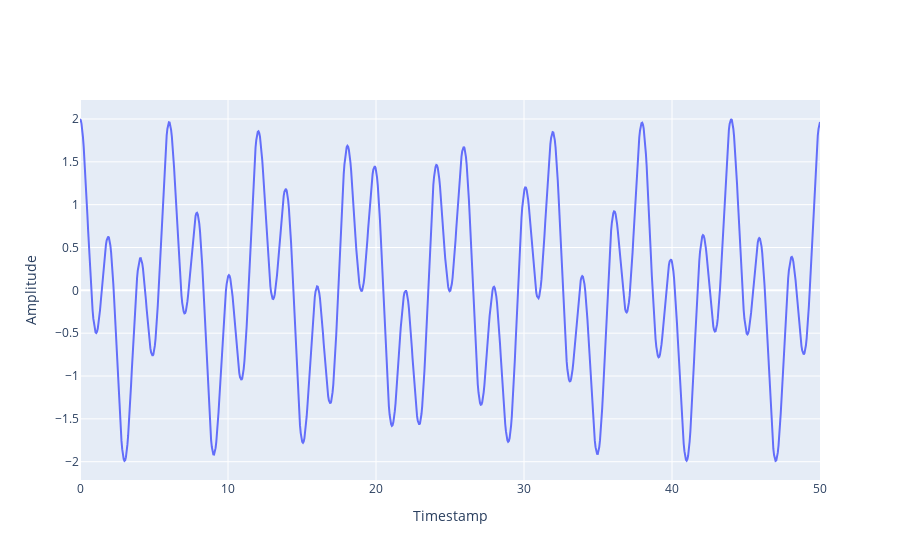

The notebook cell this image was saved under:
### Code cell
fig = go.Figure(data=go.Scatter(x=x_nonperiodic, y=serie))
fig.update_layout(xaxis_title="Timestamp", yaxis_title="Amplitude")
fig.show()

### Figure 1 — Plotly figure (JSON) as saved in the notebook; plotly's stock layout.template omitted (floating-point values rounded to 4 significant figures; data arrays with more than 128 entries replaced by an {"elided": "..."} marker saying what was removed)
{"data": [{"type": "scatter", "x": {"elided": "1000 float values"}, "y": {"elided": "1000 float values"}}], "layout": {"xaxis": {"title": {"text": "Timestamp"}}, "yaxis": {"title": {"text": "Amplitude"}}}}
